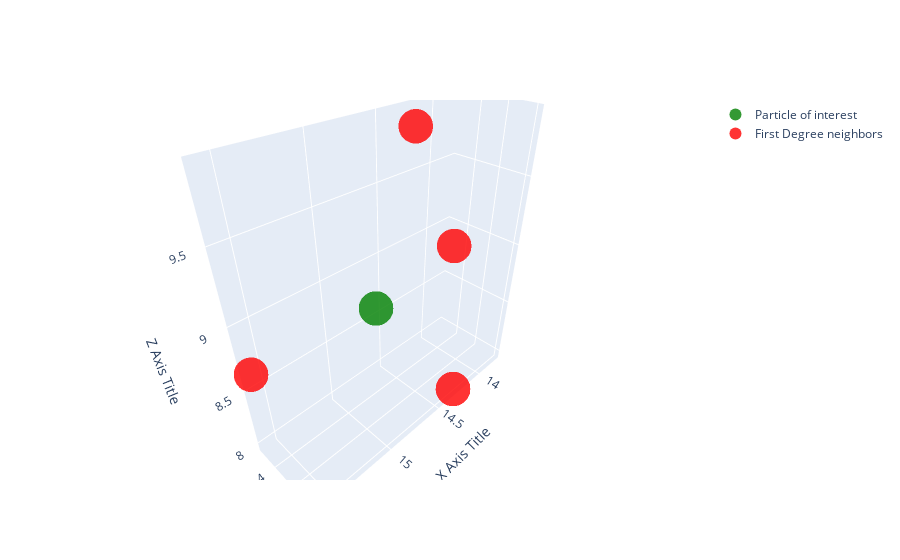

The cell this chart's notebook holds for it:
### Code cell
import numpy as np
import plotly.graph_objs as go
from IPython.display import display
from plotly.io import write_html

# Create 3D scatter plot
fig = go.Figure(data=[go.Scatter3d(
    x=[poi[0]],
    y=[poi[1]],
    z=[poi[2]],
    mode='markers',
    marker=dict(
        size=12,
        color="green",               
        opacity=0.8
    )
     ,name="Particle of interest"
)])

# Add trace for data2
fig.add_trace(go.Scatter3d(
    x=points_ref[idx][1:,0],
    y=points_ref[idx][1:,1],
    z=points_ref[idx][1:,2],
    mode='markers',
    marker=dict(
        size=12,
        color = "red",
        opacity=0.8
    ),
     name="First Degree neighbors"
))

# Update layout
fig.update_layout(scene=dict(
    xaxis_title='X Axis Title',
    yaxis_title='Y Axis Title',
    zaxis_title='Z Axis Title'
))

# Show plot
fig.show()
write_html(fig, file="scatter_plot.html")
# write_image(fig, file="scatter_plot.svg")
# display(fig)

### Figure 1 — Plotly figure (JSON) as saved in the notebook; plotly's stock layout.template omitted (floating-point values rounded to 4 significant figures)
{"data": [{"marker": {"color": "green", "opacity": 0.8, "size": 12}, "mode": "markers", "name": "Particle of interest", "type": "scatter3d", "x": [14.72], "y": [1.41], "z": [8.74]}, {"marker": {"color": "red", "opacity": 0.8, "size": 12}, "mode": "markers", "name": "First Degree neighbors", "type": "scatter3d", "x": [15.57, 13.79, 14.32, 14.44], "y": [1.235, 1.323, 1.82, 1.465], "z": [8.616, 8.807, 7.98, 9.879]}], "layout": {"autosize": true, "scene": {"aspectmode": "auto", "aspectratio": {"x": 1.421, "y": 0.4655, "z": 1.512}, "xaxis": {"title": {"text": "X Axis Title"}, "type": "linear"}, "yaxis": {"title": {"text": "Y Axis Title"}, "type": "linear"}, "zaxis": {"title": {"text": "Z Axis Title"}, "type": "linear"}}}}
